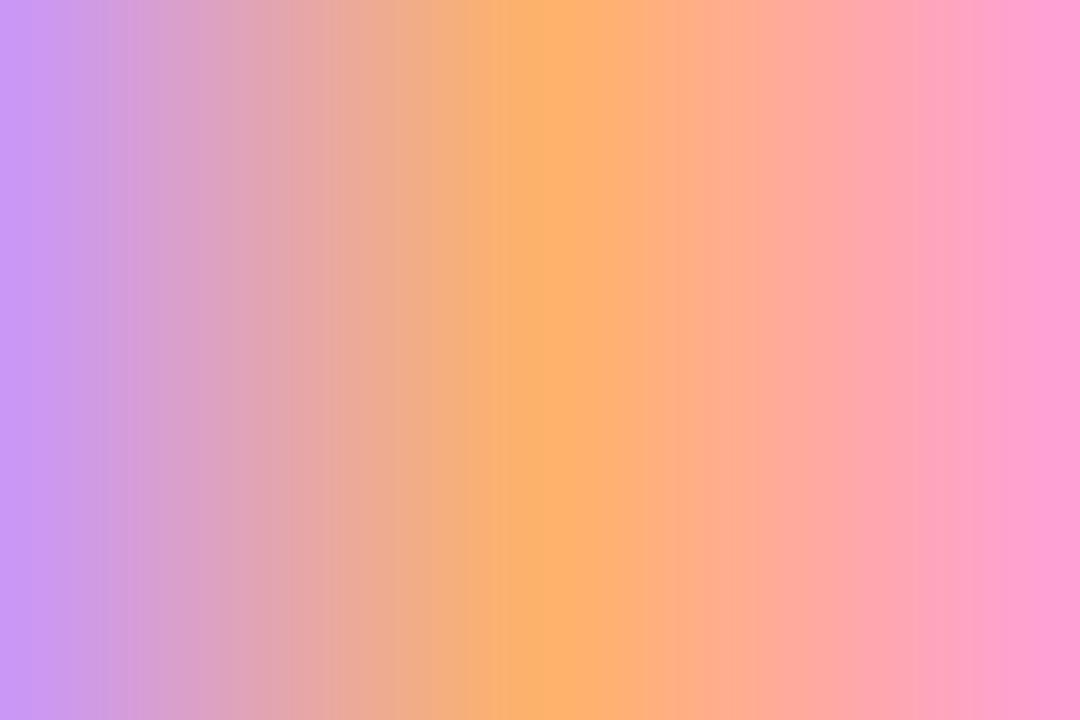

Source code (Python):
from PIL import Image, ImageFilter
import numpy as np

# Kích thước ảnh
width, height = 1080, 720

# Tạo lưới tọa độ (chạy từ 0 → 1 theo chiều ngang)
x = np.linspace(0, 1, width)
y = np.linspace(0, 1, height)
X, Y = np.meshgrid(x, y)

# Định nghĩa 3 màu (RGB)
left_color = np.array([200, 150, 255])   # tím hồng bên trái
center_color = np.array([255, 180, 100]) # cam ở giữa
right_color = np.array([255, 160, 220])  # hồng nhạt bên phải

# Tạo gradient 3 vùng:
# - 0 → 0.5: tím hồng → cam
# - 0.5 → 1: cam → hồng
gradient = np.zeros((height, width, 3), dtype=np.float32)

# Vùng bên trái đến giữa
left_mask = X <= 0.5
left_ratio = X[left_mask] / 0.5
gradient[left_mask] = (left_color * (1 - left_ratio)[:, None] + center_color * left_ratio[:, None])

# Vùng giữa đến bên phải
right_mask = X > 0.5
right_ratio = (X[right_mask] - 0.5) / 0.5
gradient[right_mask] = (center_color * (1 - right_ratio)[:, None] + right_color * right_ratio[:, None])

# Chuyển sang kiểu ảnh
gradient = gradient.astype(np.uint8)
img = Image.fromarray(gradient)

# Làm mờ mềm mại để tạo cảm giác mờ ảo
img = img.filter(ImageFilter.GaussianBlur(radius=35))

# Lưu và hiển thị
img.save("gradient_image.jpg")
img.show()
